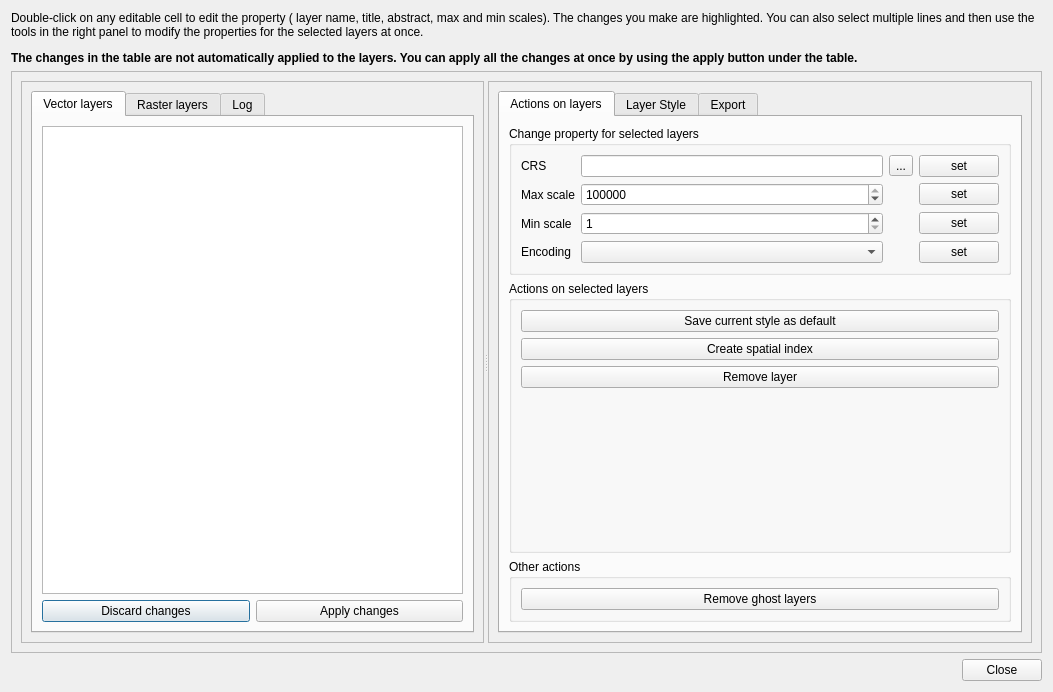
<?xml version="1.0" encoding="UTF-8"?>
<ui version="4.0">
 <class>LayerBoardDialogBase</class>
 <widget class="QDialog" name="LayerBoardDialogBase">
  <property name="geometry">
   <rect>
    <x>0</x>
    <y>0</y>
    <width>1053</width>
    <height>692</height>
   </rect>
  </property>
  <property name="windowTitle">
   <string>Layer Board</string>
  </property>
  <layout class="QVBoxLayout" name="verticalLayout">
   <item>
    <widget class="QLabel" name="label_5">
     <property name="text">
      <string>&lt;html&gt;&lt;head/&gt;&lt;body&gt;&lt;p&gt;Double-click on any editable cell to edit the property ( layer name, title, abstract, max and min scales). The changes you make are highlighted. You can also select multiple lines and then use the tools in the right panel to modify the properties for the selected layers at once.&lt;/p&gt;&lt;p&gt;&lt;span style=&quot; font-weight:600;&quot;&gt;The changes in the table are not automatically applied to the layers. You can apply all the changes at once by using the apply button under the table.&lt;/span&gt;&lt;/p&gt;&lt;/body&gt;&lt;/html&gt;</string>
     </property>
     <property name="wordWrap">
      <bool>true</bool>
     </property>
    </widget>
   </item>
   <item>
    <widget class="QScrollArea" name="scrollArea">
     <property name="widgetResizable">
      <bool>true</bool>
     </property>
     <widget class="QWidget" name="scrollAreaWidgetContents">
      <property name="geometry">
       <rect>
        <x>0</x>
        <y>0</y>
        <width>1033</width>
        <height>555</height>
       </rect>
      </property>
      <layout class="QVBoxLayout" name="verticalLayout_2">
       <item>
        <widget class="QSplitter" name="splitter">
         <property name="orientation">
          <enum>Qt::Horizontal</enum>
         </property>
         <widget class="QFrame" name="leftFrame">
          <property name="sizePolicy">
           <sizepolicy hsizetype="Expanding" vsizetype="Expanding">
            <horstretch>0</horstretch>
            <verstretch>0</verstretch>
           </sizepolicy>
          </property>
          <property name="frameShape">
           <enum>QFrame::StyledPanel</enum>
          </property>
          <property name="frameShadow">
           <enum>QFrame::Raised</enum>
          </property>
          <layout class="QVBoxLayout" name="verticalLayout_14">
           <item>
            <widget class="QTabWidget" name="tabWidget">
             <property name="currentIndex">
              <number>0</number>
             </property>
             <widget class="QWidget" name="tab">
              <attribute name="title">
               <string>Vector layers</string>
              </attribute>
              <layout class="QVBoxLayout" name="verticalLayout_3">
               <item>
                <widget class="QTableWidget" name="vectorLayers">
                 <property name="editTriggers">
                  <set>QAbstractItemView::DoubleClicked|QAbstractItemView::EditKeyPressed</set>
                 </property>
                 <property name="alternatingRowColors">
                  <bool>true</bool>
                 </property>
                 <property name="selectionMode">
                  <enum>QAbstractItemView::ExtendedSelection</enum>
                 </property>
                 <property name="selectionBehavior">
                  <enum>QAbstractItemView::SelectRows</enum>
                 </property>
                 <property name="sortingEnabled">
                  <bool>true</bool>
                 </property>
                 <attribute name="horizontalHeaderShowSortIndicator" stdset="0">
                  <bool>true</bool>
                 </attribute>
                </widget>
               </item>
               <item>
                <layout class="QHBoxLayout" name="horizontalLayout_2">
                 <item>
                  <widget class="QPushButton" name="btDiscardVectorChanges">
                   <property name="text">
                    <string>Discard changes</string>
                   </property>
                   <property name="default">
                    <bool>false</bool>
                   </property>
                   <property name="flat">
                    <bool>false</bool>
                   </property>
                  </widget>
                 </item>
                 <item>
                  <widget class="QPushButton" name="btCommitVectorChanges">
                   <property name="text">
                    <string>Apply changes</string>
                   </property>
                   <property name="default">
                    <bool>true</bool>
                   </property>
                  </widget>
                 </item>
                </layout>
               </item>
              </layout>
             </widget>
             <widget class="QWidget" name="tab_2">
              <attribute name="title">
               <string>Raster layers</string>
              </attribute>
              <layout class="QVBoxLayout" name="verticalLayout_4">
               <item>
                <widget class="QTableWidget" name="rasterLayers">
                 <property name="editTriggers">
                  <set>QAbstractItemView::DoubleClicked|QAbstractItemView::EditKeyPressed</set>
                 </property>
                 <property name="alternatingRowColors">
                  <bool>true</bool>
                 </property>
                 <property name="selectionMode">
                  <enum>QAbstractItemView::ExtendedSelection</enum>
                 </property>
                 <property name="selectionBehavior">
                  <enum>QAbstractItemView::SelectRows</enum>
                 </property>
                 <property name="sortingEnabled">
                  <bool>true</bool>
                 </property>
                 <attribute name="horizontalHeaderShowSortIndicator" stdset="0">
                  <bool>true</bool>
                 </attribute>
                </widget>
               </item>
               <item>
                <layout class="QHBoxLayout" name="horizontalLayout_7">
                 <item>
                  <widget class="QPushButton" name="btDiscardRasterChanges">
                   <property name="text">
                    <string>Discard changes</string>
                   </property>
                  </widget>
                 </item>
                 <item>
                  <widget class="QPushButton" name="btCommitRasterChanges">
                   <property name="autoFillBackground">
                    <bool>false</bool>
                   </property>
                   <property name="text">
                    <string>Apply changes</string>
                   </property>
                   <property name="default">
                    <bool>true</bool>
                   </property>
                  </widget>
                 </item>
                </layout>
               </item>
              </layout>
             </widget>
             <widget class="QWidget" name="tab_3">
              <attribute name="title">
               <string>Log</string>
              </attribute>
              <layout class="QVBoxLayout" name="verticalLayout_11">
               <item>
                <widget class="QTextEdit" name="txtLog"/>
               </item>
               <item>
                <widget class="QPushButton" name="btClearLog">
                 <property name="text">
                  <string>Clear log</string>
                 </property>
                </widget>
               </item>
              </layout>
             </widget>
            </widget>
           </item>
          </layout>
         </widget>
         <widget class="QFrame" name="rightFrame">
          <property name="sizePolicy">
           <sizepolicy hsizetype="Expanding" vsizetype="Expanding">
            <horstretch>0</horstretch>
            <verstretch>0</verstretch>
           </sizepolicy>
          </property>
          <property name="maximumSize">
           <size>
            <width>16777215</width>
            <height>16777215</height>
           </size>
          </property>
          <property name="frameShape">
           <enum>QFrame::StyledPanel</enum>
          </property>
          <property name="frameShadow">
           <enum>QFrame::Raised</enum>
          </property>
          <layout class="QVBoxLayout" name="verticalLayout_6">
           <item>
            <widget class="QTabWidget" name="tabWidget_2">
             <property name="currentIndex">
              <number>0</number>
             </property>
             <widget class="QWidget" name="tab_4">
              <attribute name="title">
               <string>Actions on layers</string>
              </attribute>
              <layout class="QVBoxLayout" name="verticalLayout_12">
               <item>
                <widget class="QGroupBox" name="groupBox">
                 <property name="title">
                  <string>Change property for selected layers</string>
                 </property>
                 <layout class="QVBoxLayout" name="verticalLayout_7">
                  <item>
                   <layout class="QGridLayout" name="gridLayout">
                    <item row="0" column="3">
                     <widget class="QPushButton" name="btApplyCrs">
                      <property name="text">
                       <string>set</string>
                      </property>
                     </widget>
                    </item>
                    <item row="2" column="1">
                     <widget class="QSpinBox" name="inMinScale">
                      <property name="minimum">
                       <number>1</number>
                      </property>
                      <property name="maximum">
                       <number>100000000</number>
                      </property>
                     </widget>
                    </item>
                    <item row="0" column="2">
                     <widget class="QToolButton" name="btDefineProjection">
                      <property name="text">
                       <string>...</string>
                      </property>
                     </widget>
                    </item>
                    <item row="0" column="0">
                     <widget class="QLabel" name="label_2">
                      <property name="text">
                       <string>CRS</string>
                      </property>
                     </widget>
                    </item>
                    <item row="1" column="1">
                     <widget class="QSpinBox" name="inMaxScale">
                      <property name="minimum">
                       <number>1</number>
                      </property>
                      <property name="maximum">
                       <number>100000000</number>
                      </property>
                      <property name="value">
                       <number>100000000</number>
                      </property>
                     </widget>
                    </item>
                    <item row="2" column="3">
                     <widget class="QPushButton" name="btApplyMinScale">
                      <property name="text">
                       <string>set</string>
                      </property>
                     </widget>
                    </item>
                    <item row="1" column="3">
                     <widget class="QPushButton" name="btApplyMaxScale">
                      <property name="text">
                       <string>set</string>
                      </property>
                     </widget>
                    </item>
                    <item row="2" column="0">
                     <widget class="QLabel" name="label_3">
                      <property name="text">
                       <string>Min scale</string>
                      </property>
                     </widget>
                    </item>
                    <item row="1" column="0">
                     <widget class="QLabel" name="label_4">
                      <property name="text">
                       <string>Max scale</string>
                      </property>
                     </widget>
                    </item>
                    <item row="0" column="1">
                     <widget class="QLineEdit" name="inCrs">
                      <property name="enabled">
                       <bool>true</bool>
                      </property>
                      <property name="readOnly">
                       <bool>true</bool>
                      </property>
                      <property name="placeholderText">
                       <string/>
                      </property>
                     </widget>
                    </item>
                    <item row="3" column="0">
                     <widget class="QLabel" name="encodingLabel">
                      <property name="text">
                       <string>Encoding</string>
                      </property>
                     </widget>
                    </item>
                    <item row="3" column="1">
                     <widget class="QComboBox" name="inEncodingList"/>
                    </item>
                    <item row="3" column="3">
                     <widget class="QPushButton" name="btApplyEncoding">
                      <property name="text">
                       <string>set</string>
                      </property>
                     </widget>
                    </item>
                   </layout>
                  </item>
                 </layout>
                </widget>
               </item>
               <item>
                <widget class="QGroupBox" name="groupBox_2">
                 <property name="title">
                  <string>Actions on selected layers</string>
                 </property>
                 <layout class="QVBoxLayout" name="verticalLayout_9">
                  <item>
                   <layout class="QVBoxLayout" name="verticalLayout_8">
                    <item>
                     <widget class="QPushButton" name="btSaveStyleAsDefault">
                      <property name="enabled">
                       <bool>true</bool>
                      </property>
                      <property name="text">
                       <string>Save current style as default</string>
                      </property>
                     </widget>
                    </item>
                    <item>
                     <widget class="QPushButton" name="btCreateSpatialIndex">
                      <property name="text">
                       <string>Create spatial index</string>
                      </property>
                     </widget>
                    </item>
                    <item>
                     <widget class="QPushButton" name="btRemoveLayer">
                      <property name="text">
                       <string>Remove layer</string>
                      </property>
                     </widget>
                    </item>
                    <item>
                     <spacer name="verticalSpacer_2">
                      <property name="orientation">
                       <enum>Qt::Vertical</enum>
                      </property>
                      <property name="sizeHint" stdset="0">
                       <size>
                        <width>20</width>
                        <height>40</height>
                       </size>
                      </property>
                     </spacer>
                    </item>
                   </layout>
                  </item>
                 </layout>
                </widget>
               </item>
               <item>
                <widget class="QGroupBox" name="groupBox_4">
                 <property name="title">
                  <string>Other actions</string>
                 </property>
                 <layout class="QVBoxLayout" name="verticalLayout_16">
                  <item>
                   <widget class="QPushButton" name="btRemoveGhostLayers">
                    <property name="toolTip">
                     <string>Remove ghost layers (exist in project file, but not in legend)</string>
                    </property>
                    <property name="text">
                     <string>Remove ghost layers</string>
                    </property>
                   </widget>
                  </item>
                 </layout>
                </widget>
               </item>
              </layout>
             </widget>
             <widget class="QWidget" name="tab_5">
              <attribute name="title">
               <string>Layer Style</string>
              </attribute>
              <layout class="QVBoxLayout" name="verticalLayout_13">
               <item>
                <widget class="QScrollArea" name="styleScrollArea">
                 <property name="widgetResizable">
                  <bool>true</bool>
                 </property>
                 <widget class="QWidget" name="scrollAreaWidgetContents_2">
                  <property name="geometry">
                   <rect>
                    <x>0</x>
                    <y>0</y>
                    <width>98</width>
                    <height>28</height>
                   </rect>
                  </property>
                 </widget>
                </widget>
               </item>
               <item>
                <widget class="QPushButton" name="btApplyStyle">
                 <property name="text">
                  <string>Apply</string>
                 </property>
                </widget>
               </item>
              </layout>
             </widget>
             <widget class="QWidget" name="tab_6">
              <attribute name="title">
               <string>Export</string>
              </attribute>
              <layout class="QVBoxLayout" name="verticalLayout_15">
               <item>
                <widget class="QGroupBox" name="groupBox_3">
                 <property name="title">
                  <string>Export layers information</string>
                 </property>
                 <layout class="QVBoxLayout" name="verticalLayout_10">
                  <item>
                   <layout class="QHBoxLayout" name="horizontalLayout_6">
                    <item>
                     <widget class="QPushButton" name="btExportCsv">
                      <property name="enabled">
                       <bool>true</bool>
                      </property>
                      <property name="text">
                       <string>Comma Separated Values (CSV)</string>
                      </property>
                     </widget>
                    </item>
                   </layout>
                  </item>
                  <item>
                   <spacer name="verticalSpacer">
                    <property name="orientation">
                     <enum>Qt::Vertical</enum>
                    </property>
                    <property name="sizeHint" stdset="0">
                     <size>
                      <width>20</width>
                      <height>40</height>
                     </size>
                    </property>
                   </spacer>
                  </item>
                 </layout>
                </widget>
               </item>
              </layout>
             </widget>
            </widget>
           </item>
          </layout>
         </widget>
        </widget>
       </item>
      </layout>
     </widget>
    </widget>
   </item>
   <item>
    <widget class="QDialogButtonBox" name="button_box">
     <property name="orientation">
      <enum>Qt::Horizontal</enum>
     </property>
     <property name="standardButtons">
      <set>QDialogButtonBox::Close</set>
     </property>
    </widget>
   </item>
  </layout>
 </widget>
 <resources/>
 <connections>
  <connection>
   <sender>button_box</sender>
   <signal>accepted()</signal>
   <receiver>LayerBoardDialogBase</receiver>
   <slot>accept()</slot>
   <hints>
    <hint type="sourcelabel">
     <x>20</x>
     <y>20</y>
    </hint>
    <hint type="destinationlabel">
     <x>20</x>
     <y>20</y>
    </hint>
   </hints>
  </connection>
  <connection>
   <sender>button_box</sender>
   <signal>rejected()</signal>
   <receiver>LayerBoardDialogBase</receiver>
   <slot>reject()</slot>
   <hints>
    <hint type="sourcelabel">
     <x>20</x>
     <y>20</y>
    </hint>
    <hint type="destinationlabel">
     <x>20</x>
     <y>20</y>
    </hint>
   </hints>
  </connection>
 </connections>
</ui>
